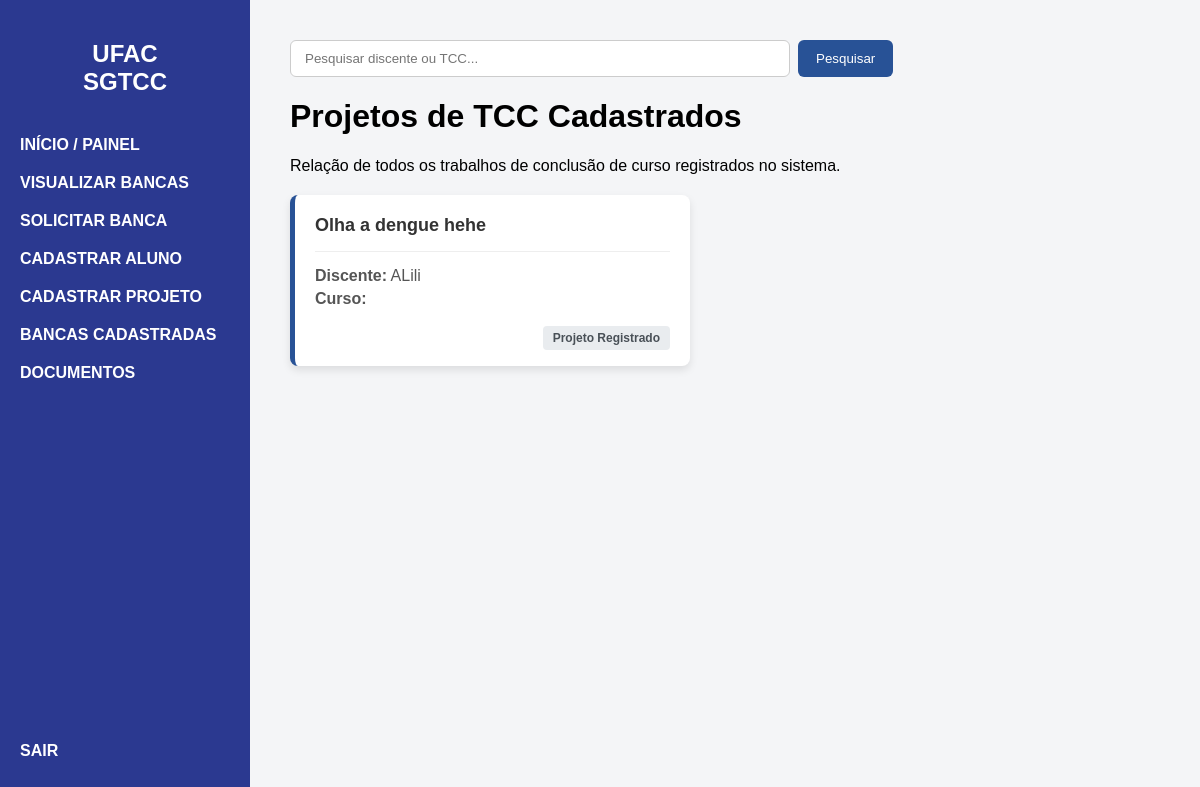
Before: /meus-tccs/ (signed in) with the older database file.
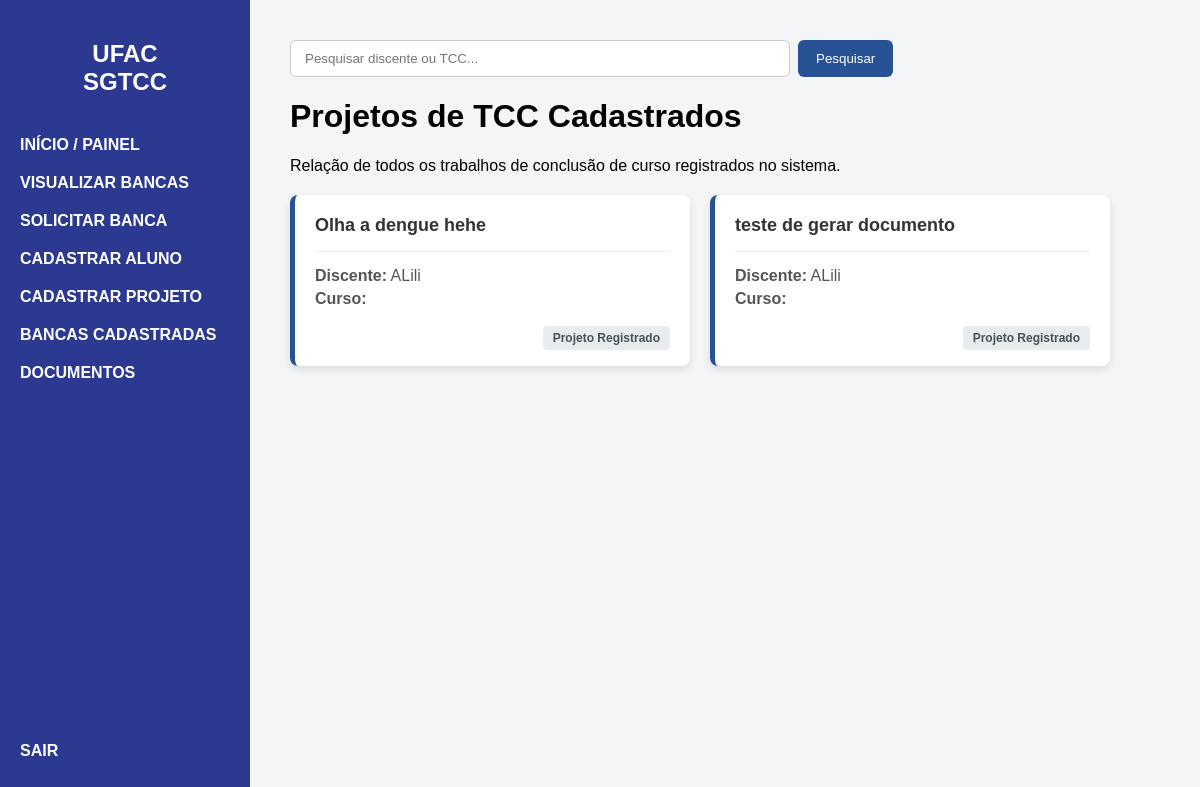
After: the same page with the newer database file.
### bancasapp/models.py (models this page shows, shortened)
class ProjetoTCC(models.Model):
    STATUS_TIPO = (
        ('EM_ANÁLISE', 'Em Análise'),
        ('APROVADO', 'Aprovado'),
        ('RECUSADA', 'Recusada'),
    )
    titulo = models.CharField(max_length=255)
    resumo = models.TextField()
    semestre_letivo = models.CharField(max_length=6)
    discente = models.ForeignKey(Discente, on_delete=models.CASCADE)
    status = models.CharField(max_length=15, choices=STATUS_TIPO, default='EM_ANÁLISE')

class Discente(models.Model):
    nome = models.CharField(max_length=255)
    matricula = models.CharField(max_length=11, unique=True)

### bancasapp/views.py (the view)
# urls.py: path('meus-tccs/', views.meus_tccs, name='meus_tccs'),
@login_required(login_url='login')
def meus_tccs(request):
    projetos = ProjetoTCC.objects.select_related('discente').all()
    contexto = {
        'projetos': projetos
    }
    return render(request, 'meus_tccs.html', contexto)

### templates/meus_tccs.html
{% extends 'base.html' %}
{% block content %}
    <div class="dashboard-header">
        <h1>Projetos de TCC Cadastrados</h1>
        <p>Relação de todos os trabalhos de conclusão de curso registrados no sistema.</p>
    </div>
    <div class="cards-container" style="display: flex; gap: 20px; flex-wrap: wrap; margin-top: 20px;">
        {% if projetos %}
            {% for projeto in projetos %}
                <div class="tcc-card" style="background: white; padding: 20px; border-radius: 8px; box-shadow: 0 4px 8px rgba(0,0,0,0.1); width: 100%; max-width: 400px; border-left: 5px solid #285296;">
                    <h2 style="color: #333; margin-top: 0; font-size: 18px;">{{ projeto.titulo }}</h2>
                    <hr style="border: 0; border-top: 1px solid #eee; margin: 15px 0;">
                    <p style="margin: 5px 0; color: #555;"><strong> Discente:</strong> {{ projeto.discente.nome }}</p>
                    <p style="margin: 5px 0; color: #555;"><strong> Curso:</strong> {{ projeto.discente.curso }}</p>
                    <div style="margin-top: 20px; text-align: right;">
                        <span style="background: #e9ecef; padding: 5px 10px; border-radius: 4px; font-size: 12px; font-weight: bold; color: #495057;">Projeto Registrado</span>
                    </div>
                </div>
            {% endfor %}
        {% else %}
            <div style="background: white; padding: 30px; border-radius: 8px; text-align: center; width: 100%; box-shadow: 0 4px 8px rgba(0,0,0,0.1);">
                <h3 style="color: #666;">Nenhum TCC encontrado.</h3>
                <p style="color: #999;">Procure seu orientador para realizar o cadastro do seu projeto no sistema.</p>
            </div>
        {% endif %}
    </div>
{% endblock %}

Changed rows visible on the page:
added ProjetoTCC: titulo "teste de gerar documento", discente.nome "ALili"
